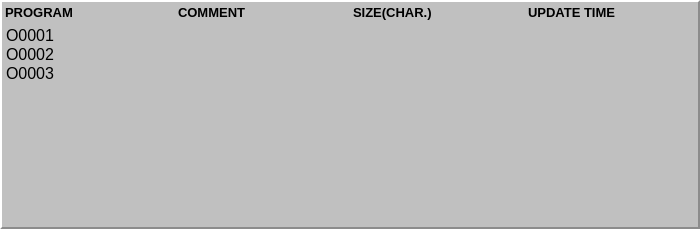
<?xml version="1.0" encoding="UTF-8"?>
<ui version="4.0">
 <class>Form</class>
 <widget class="QWidget" name="Form">
  <property name="geometry">
   <rect>
    <x>0</x>
    <y>0</y>
    <width>700</width>
    <height>229</height>
   </rect>
  </property>
  <property name="minimumSize">
   <size>
    <width>700</width>
    <height>229</height>
   </size>
  </property>
  <property name="maximumSize">
   <size>
    <width>700</width>
    <height>229</height>
   </size>
  </property>
  <property name="windowTitle">
   <string>Form</string>
  </property>
  <property name="styleSheet">
   <string notr="true">background-color: rgb(192, 192, 192);</string>
  </property>
  <layout class="QHBoxLayout" name="horizontalLayout" stretch="1,1,1,1">
   <property name="spacing">
    <number>0</number>
   </property>
   <property name="leftMargin">
    <number>0</number>
   </property>
   <property name="topMargin">
    <number>0</number>
   </property>
   <property name="rightMargin">
    <number>0</number>
   </property>
   <property name="bottomMargin">
    <number>0</number>
   </property>
   <item>
    <widget class="QWidget" name="widget" native="true">
     <property name="styleSheet">
      <string notr="true"/>
     </property>
     <layout class="QVBoxLayout" name="verticalLayout" stretch="2,19">
      <property name="spacing">
       <number>0</number>
      </property>
      <property name="leftMargin">
       <number>0</number>
      </property>
      <property name="topMargin">
       <number>0</number>
      </property>
      <property name="rightMargin">
       <number>0</number>
      </property>
      <property name="bottomMargin">
       <number>0</number>
      </property>
      <item>
       <widget class="QLabel" name="label_7">
        <property name="font">
         <font>
          <pointsize>10</pointsize>
          <weight>75</weight>
          <bold>true</bold>
         </font>
        </property>
        <property name="styleSheet">
         <string notr="true">border-top: 2px solid white;
border-left: 2px solid white;</string>
        </property>
        <property name="text">
         <string>PROGRAM</string>
        </property>
        <property name="alignment">
         <set>Qt::AlignLeading|Qt::AlignLeft|Qt::AlignVCenter</set>
        </property>
       </widget>
      </item>
      <item>
       <widget class="QPlainTextEdit" name="Lab_ProgramName">
        <property name="font">
         <font>
          <pointsize>12</pointsize>
         </font>
        </property>
        <property name="styleSheet">
         <string notr="true">border-left: 2px solid white;
border-top: 0px solid;
border-right: 0px solid;
border-bottom: 2px solid rgb(140,140,140);</string>
        </property>
        <property name="plainText">
         <string>O0001
O0002
O0003</string>
        </property>
       </widget>
      </item>
     </layout>
    </widget>
   </item>
   <item>
    <widget class="QWidget" name="widget_2" native="true">
     <property name="styleSheet">
      <string notr="true"/>
     </property>
     <layout class="QVBoxLayout" name="verticalLayout_2" stretch="2,19">
      <property name="spacing">
       <number>0</number>
      </property>
      <property name="leftMargin">
       <number>0</number>
      </property>
      <property name="topMargin">
       <number>0</number>
      </property>
      <property name="rightMargin">
       <number>0</number>
      </property>
      <property name="bottomMargin">
       <number>0</number>
      </property>
      <item>
       <widget class="QLabel" name="label_8">
        <property name="font">
         <font>
          <pointsize>10</pointsize>
          <weight>75</weight>
          <bold>true</bold>
         </font>
        </property>
        <property name="styleSheet">
         <string notr="true">border-top: 2px solid white;</string>
        </property>
        <property name="text">
         <string>COMMENT</string>
        </property>
        <property name="alignment">
         <set>Qt::AlignLeading|Qt::AlignLeft|Qt::AlignVCenter</set>
        </property>
       </widget>
      </item>
      <item>
       <widget class="QPlainTextEdit" name="Lab_ProgramComment">
        <property name="styleSheet">
         <string notr="true">border-left: 0px solid;
border-top: 0px solid;
border-right: 0px solid;
border-bottom: 2px solid rgb(140,140,140);</string>
        </property>
       </widget>
      </item>
     </layout>
    </widget>
   </item>
   <item>
    <widget class="QWidget" name="widget_3" native="true">
     <property name="styleSheet">
      <string notr="true"/>
     </property>
     <layout class="QVBoxLayout" name="verticalLayout_3" stretch="2,19">
      <property name="spacing">
       <number>0</number>
      </property>
      <property name="leftMargin">
       <number>0</number>
      </property>
      <property name="topMargin">
       <number>0</number>
      </property>
      <property name="rightMargin">
       <number>0</number>
      </property>
      <property name="bottomMargin">
       <number>0</number>
      </property>
      <item>
       <widget class="QLabel" name="label_11">
        <property name="font">
         <font>
          <pointsize>10</pointsize>
          <weight>75</weight>
          <bold>true</bold>
         </font>
        </property>
        <property name="styleSheet">
         <string notr="true">border-top: 2px solid white;</string>
        </property>
        <property name="text">
         <string>SIZE(CHAR.)</string>
        </property>
        <property name="alignment">
         <set>Qt::AlignLeading|Qt::AlignLeft|Qt::AlignVCenter</set>
        </property>
       </widget>
      </item>
      <item>
       <widget class="QPlainTextEdit" name="Lab_ProgramSize">
        <property name="styleSheet">
         <string notr="true">border-left: 0px solid;
border-top: 0px solid;
border-right: 0px solid;
border-bottom: 2px solid rgb(140,140,140);</string>
        </property>
       </widget>
      </item>
     </layout>
    </widget>
   </item>
   <item>
    <widget class="QWidget" name="widget_4" native="true">
     <property name="styleSheet">
      <string notr="true"/>
     </property>
     <layout class="QVBoxLayout" name="verticalLayout_4" stretch="2,19">
      <property name="spacing">
       <number>0</number>
      </property>
      <property name="leftMargin">
       <number>0</number>
      </property>
      <property name="topMargin">
       <number>0</number>
      </property>
      <property name="rightMargin">
       <number>0</number>
      </property>
      <property name="bottomMargin">
       <number>0</number>
      </property>
      <item>
       <widget class="QLabel" name="label_12">
        <property name="font">
         <font>
          <pointsize>10</pointsize>
          <weight>75</weight>
          <bold>true</bold>
         </font>
        </property>
        <property name="styleSheet">
         <string notr="true">border-top: 2px solid white;
border-right: 2px solid rgb(140,140,140);</string>
        </property>
        <property name="text">
         <string>UPDATE TIME</string>
        </property>
        <property name="alignment">
         <set>Qt::AlignLeading|Qt::AlignLeft|Qt::AlignVCenter</set>
        </property>
       </widget>
      </item>
      <item>
       <widget class="QPlainTextEdit" name="Lab_ProgramUpdateTime">
        <property name="styleSheet">
         <string notr="true">border-left: 0px solid;
border-top: 0px solid;
border-right: 2px solid rgb(140,140,140);
border-bottom: 2px solid rgb(140,140,140);</string>
        </property>
       </widget>
      </item>
     </layout>
    </widget>
   </item>
  </layout>
 </widget>
 <resources/>
 <connections/>
</ui>
